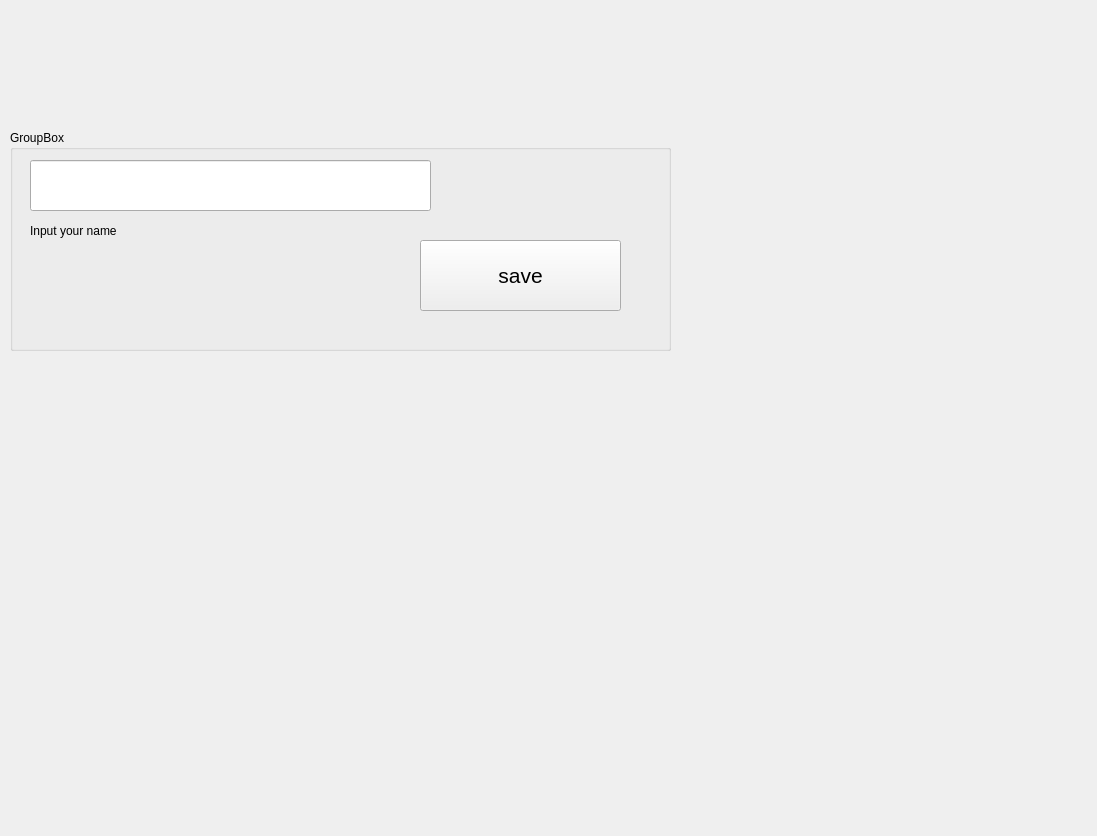
<?xml version="1.0" encoding="UTF-8"?>
<ui version="4.0">
 <class>MainWindow</class>
 <widget class="QMainWindow" name="MainWindow">
  <property name="geometry">
   <rect>
    <x>0</x>
    <y>0</y>
    <width>1097</width>
    <height>836</height>
   </rect>
  </property>
  <property name="windowTitle">
   <string>MainWindow</string>
  </property>
  <widget class="QWidget" name="centralwidget">
   <widget class="QGroupBox" name="groupBox">
    <property name="geometry">
     <rect>
      <x>10</x>
      <y>130</y>
      <width>661</width>
      <height>221</height>
     </rect>
    </property>
    <property name="title">
     <string>GroupBox</string>
    </property>
    <widget class="QPushButton" name="pushButton">
     <property name="geometry">
      <rect>
       <x>410</x>
       <y>110</y>
       <width>201</width>
       <height>71</height>
      </rect>
     </property>
     <property name="font">
      <font>
       <family>MS UI Gothic</family>
       <pointsize>16</pointsize>
      </font>
     </property>
     <property name="text">
      <string>save</string>
     </property>
    </widget>
    <widget class="QLabel" name="label">
     <property name="geometry">
      <rect>
       <x>20</x>
       <y>90</y>
       <width>291</width>
       <height>21</height>
      </rect>
     </property>
     <property name="text">
      <string>Input your name</string>
     </property>
    </widget>
    <widget class="QLineEdit" name="userInput">
     <property name="geometry">
      <rect>
       <x>20</x>
       <y>30</y>
       <width>401</width>
       <height>51</height>
      </rect>
     </property>
    </widget>
   </widget>
  </widget>
 </widget>
 <resources/>
 <connections/>
</ui>
